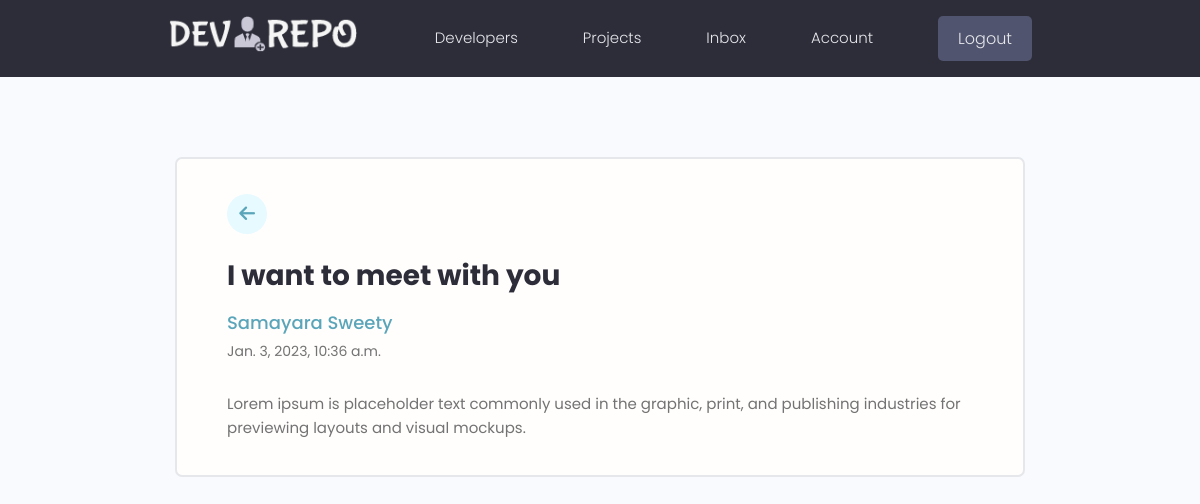
/message/db9d04eb-1198-44a3-b918-2aac6a776f1c/ (signed in), run on the app's committed database.
### users/models.py (models this page shows, shortened)
class Message(models.Model):
    sender = models.ForeignKey(
        Profile, on_delete=models.SET_NULL, null=True, blank=True)
    recipient = models.ForeignKey(
        Profile, on_delete=models.SET_NULL, null=True, blank=True, related_name="messages")
    name = models.CharField(max_length=200, null=True, blank=True)
    email = models.EmailField(max_length=200, null=True, blank=True)
    subject = models.CharField(max_length=200, null=True, blank=True)
    body = models.TextField()
    is_read = models.BooleanField(default=False, null=True)
    created = models.DateTimeField(auto_now_add=True)
    id = models.UUIDField(default=uuid.uuid4, unique=True,
                          primary_key=True, editable=False)
    class Meta:
        ordering = ['is_read', '-created']

### users/views.py (the view)
# urls.py: path('message/<str:pk>/',viewMessage,name='message'),
@login_required(login_url='login')
def viewMessage(request,pk):
    profile = request.user.profile
    message = profile.messages.get(id=pk)
    if message.is_read == False:
        message.is_read = True
        message.save()
    context = {'message':message}
    return render(request,'users/message.html',context)

### users/templates/users/message.html (shortened to what this page needs)
{% extends 'main.html' %}
{% load static %}
{% block content %}
  <main class="messagePage my-xl">
    <div class="content-box">
      <div class="message">
        <a class="backButton" href="{% url 'inbox' %}"><i class="fa fa-arrow-left"></i></a>
        <h2 class="message__subject">{{message.subject}}</h4>
          <a href="" class="message__author">{{message.name}}</a>
          <p class="message__date">{{message.created}}</p>
          <div class="message__body">
           {{message.body|linebreaksbr}}
          </div>
      </div>
    </div>
  </main>
  {% endblock content %}

### static/css/app.css (style rules this page uses)
:root { --color-sub: #2d2d39; }
.content-box { width: 95%; max-width: 85rem; margin: 0 auto; }
.message { padding: 2.5rem 0; }
.message>a { display: flex; gap: 1rem; }
.message__author, .message__date { flex-basis: 25%; }
.message__subject { flex-basis: 50%; }
.message__date { text-align: right; }
.messagePage .message { list-style: none; background: var(--color-white); padding: 3.5rem 5rem; border: 2px solid var(--color-light); border-radius: 0.7rem; }
.messagePage .message__subject { font-size: 2.8rem; color: var(--color-sub); margin-bottom: 1rem; margin-top: 2rem; }
.messagePage .message__author { font-size: 1.8rem; font-weight: 500; }
.messagePage .message__date { font-size: 1.4rem; font-weight: 400; text-align: left; margin-bottom: 3rem; }
.backButton { background: var(--color-main-light); color: var(--color-main); width: 4rem; height: 4rem; display: flex; align-items: center; justify-content: center; border-radius: 50%; }
.backButton i { font-size: 1.8rem; }

### static/uikit/styles/modules/_variables.css (style rules this page uses)
:root { --color-main: #5aa5b9; --color-main-light: #e6faff; --color-sub: #3f4156; --color-sub-light: #51546e; --color-sub-lighter: #ededfd; --color-text: #737373; --color-gray: #8b8b8b; --color-light: #e5e7eb; --color-light-gray: #767676; --color-bg: #f8fafd; --color-white: #fffefd; --color-white-light: #f3f3f3; --color-success: #359e64; --color-success-bg: #def8e8; --color-error: #fc4b0b; --color-error-bg: #fff2ee; --font-base: 'Poppins', arial, helvetica, 'Segoe UI', roboto, ubuntu, sans-serif; --font-monospace: 'Fira Code', 'Courier New', courier, monospace; --font-regular: 300; --font-medium: 500; --font-bold: 700; --generic-shadow: 1px 1px 5px #00000010; --generic-transition: all 0.3s ease-in-out; }

### static/uikit/styles/modules/_base.css (style rules this page uses)
* { margin: 0; padding: 0; box-sizing: border-box; text-rendering: optimizeLegibility; color: inherit; font-size: inherit; }
html { font-size: 50%; }
@media only screen and (min-width: 480px) { html { font-size: 56.25%; } }
@media only screen and (min-width: 1200px) { html { font-size: 62.5%; } }
body { line-height: 1.6; font-weight: 400; font-size: 1.5rem; color: var(--color-text); background-color: var(--color-bg); min-height: 100vh; }

### static/uikit/styles/modules/_typography.css (style rules this page uses)
* { font-family: var(--font-base); }
h2 { font-size: 3.6rem; font-weight: var(--font-bold); }
p, span, strong { font-size: 1.6rem; color: var(--color-text); font-weight: var(--font-regular); }
a { padding-bottom: 2px; text-decoration: none; display: inline-block; color: var(--color-main); font-weight: var(--font-medium); }

### static/uikit/styles/modules/_utilities.css (style rules this page uses)
.my-xl { margin: 8rem auto; }

### data on the page
Message: subject "I want to meet with you", name "Samayara Sweety", created "Jan. 3, 2023, 10:36 a.m.", body "Lorem ipsum is placeholder text commonly used in the graphic, print, and publishing industries for previewing layouts and visual mockups."
